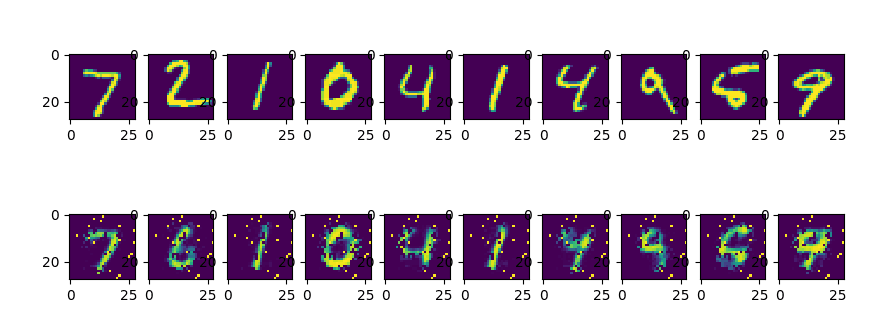

Here is the Python script that generated this plot:
from __future__ import division, print_function, absolute_import

import tensorflow as tf
import numpy as np
import matplotlib.pyplot as plt


# Import MNIST data
from tensorflow.examples.tutorials.mnist import input_data
mnist = input_data.read_data_sets("MNIST_data", one_hot=False)


# Visualize decoder setting
# Parameters
learning_rate = 0.01
training_epochs = 5		# five groups training
batch_size = 256
display_step = 1
examples_to_show = 10


# Network Parameters
n_input = 784	# MNIST data input (img shape: 28*28)


# tf Graph input (only pictures)
X = tf.placeholder("float", [None, n_input])

# hidden layer settings
n_hidden_1 = 256	# 1st layer num features
n_hidden_2 = 128 	# 2nd layer num features
weights = {
	'encoder_h1': tf.Variable(tf.random_normal([n_input, n_hidden_1])),
	'encoder_h2': tf.Variable(tf.random_normal([n_hidden_1, n_hidden_2])),

	'decoder_h1': tf.Variable(tf.random_normal([n_hidden_2, n_hidden_1])),
	'decoder_h2': tf.Variable(tf.random_normal([n_hidden_1, n_input])),
}

biases = {
	'encoder_b1': tf.Variable(tf.random_normal([n_hidden_1])),
	'encoder_b2': tf.Variable(tf.random_normal([n_hidden_2])),

	'decoder_b1': tf.Variable(tf.random_normal([n_hidden_1])),
	'decoder_b2': tf.Variable(tf.random_normal([n_input])),
}


# Building the encoder
def encoder(x):
	# 784-->256
	layer_1 = tf.nn.sigmoid(tf.add(tf.matmul(x, weights['encoder_h1']), biases['encoder_b1']))
	# 256-->128
	layer_2 = tf.nn.sigmoid(tf.add(tf.matmul(layer_1, weights['encoder_h2']), biases['encoder_b2']))
	
	return layer_2

# Building the decoder
def decoder(x):
	# 128-->256
	layer_1 = tf.nn.sigmoid(tf.add(tf.matmul(x, weights['decoder_h1']), biases['decoder_b1']))
	# 256-->784
	layer_2 = tf.nn.sigmoid(tf.add(tf.matmul(layer_1, weights['decoder_h2']), biases['decoder_b2']))
	return layer_2

# Construct model
encoder_op = encoder(X)
decoder_op = decoder(encoder_op)

# Prediction
y_pred = decoder_op
# Targets (labels) are the input data
y_true = X

# Define loss and optimizer,minimize the square d error
cost = tf.reduce_mean(tf.pow(y_true - y_pred, 2))
optimizer = tf.train.AdamOptimizer(learning_rate).minimize(cost)


# Launch the graph
with tf.Session() as sess:
	# initalize
	if int((tf.__version__).split('.')[1]) < 12 and int((tf.__version__).split('.')[0]) < 1:
		init = tf.initialize_all_variables()
	else:
		init = tf.global_variables_initializer()
	
	sess.run(init)
	total_batch = int(mnist.train.num_examples/batch_size)
	# Training cycle
	for epoch in range(training_epochs):
		# Loop over all batches
		for i in range(total_batch):
			batch_xs, batch_ys = mnist.train.next_batch(batch_size) 	# max(x) = 1, min(x) = 0
			# Run optimization op (backprop) and cost op (to get loss value)
			_, c = sess.run([optimizer, cost], feed_dict={X: batch_xs})
		# Display logs per epoch step
		if epoch % display_step == 0:
			print("Epoch:",'%04d' % (epoch+1),
			"cost=", "{:.9f}".format(c))

	print("Optimization Finished!")

	## Apply encode and decode over test set
	encode_decode = sess.run(
		y_pred, feed_dict={X: mnist.test.images[:examples_to_show]})

	# Compare original images with their reconstructions
	f, a = plt.subplots(2, 10, figsize=(10, 2))
	for i in range(examples_to_show):
		a[0][i].imshow(np.reshape(mnist.test.images[i], (28, 28)))
		a[1][i].imshow(np.reshape(encode_decode[i], (28, 28)))
	plt.show()
